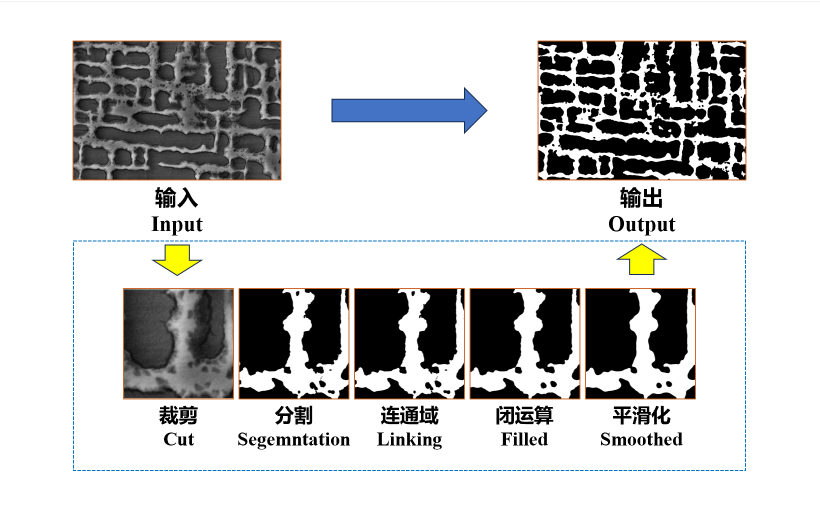
#> input picture assets/1.png, 1640 x 1022 px (shown at 1/2 size); its folder holds only this picture in this run
$ python -i feature_extraction.py   (imports and definitions only)
#> lines starting #> are read from the running program, lines starting #| are printed output that depends on the picture
#> further down, picture is the input picture: shape (1022, 1640, 3); mean B, G, R 200.8, 201.2, 201.3
"""
feature_extraction.py
Module 2: 图像特征提取
Pipeline: CCA → UMAP（调用训练好的 umap_model.pkl）→ min-max 归一化（umap_norm_params.pkl）
          + CLD（结果单位微米，不额外归一化）

关键变更（与旧版区别）：
  - UMAP 不再在批内 fit，改为 transform 到训练空间
  - UMAP 归一化用训练保存的 min/max，不用批内统计
  - ω、l 以微米直接输出，SIZE_NORM 归一化已移除
  - 对外接口字段名保持不变（omega_raw/norm, l_raw/norm, umap1_raw/norm, umap2_raw/norm）
    其中 omega_norm = omega_raw（微米），l_norm = l_raw（微米），
    命名保留 _norm 后缀是为了不破坏前端已有调用
"""

import numpy as np
import cv2
import os
from io import BytesIO
from numpy.fft import fft2, ifft2, fftshift
from sklearn.mixture import GaussianMixture
from typing import List, Dict, Tuple

# ─────────────────────────────────────────────
#  全局参数
# ─────────────────────────────────────────────
TARGET_SHAPE = (128, 128)   # CCA 特征图缩放尺寸
CLD_STEP     = 5            # CLD 旋转步长（度）

L_PIXS_MAP = {
    '3k': 1.0 / 87,
    '5k': 1.0 / 141,
    '8k': 1.0 / 222,
}

# ─────────────────────────────────────────────
#  UMAP 模型（由 app.py 启动时调用 load_umap_model 加载）
# ─────────────────────────────────────────────
_umap_model   = None   # 训练好的 UMAP transform 对象
_umap_norm    = None   # {'min1', 'max1', 'min2', 'max2'}


# [16 lines left out: function load_umap_model, not called in this run]


def is_umap_loaded() -> bool:
    return _umap_model is not None and _umap_norm is not None


# ─────────────────────────────────────────────
#  内部工具函数
# ─────────────────────────────────────────────
def _norm_01(a: np.ndarray) -> np.ndarray:
    a = a - np.min(a)
    return a / np.max(a) if np.max(a) > 0 else a


# [12 lines left out: function _decode_gray, not called in this run]


# ─────────────────────────────────────────────
#  CCA
# ─────────────────────────────────────────────
def _run_cca(img_float: np.ndarray,
             target_phase_is_white: bool = False) -> Tuple[np.ndarray, float]:
    """返回 (feature_vector [16384,], volume_fraction)。"""
#> called with target_phase_is_white = False
    bin_orig   = (img_float > 0.5).astype(np.float32)
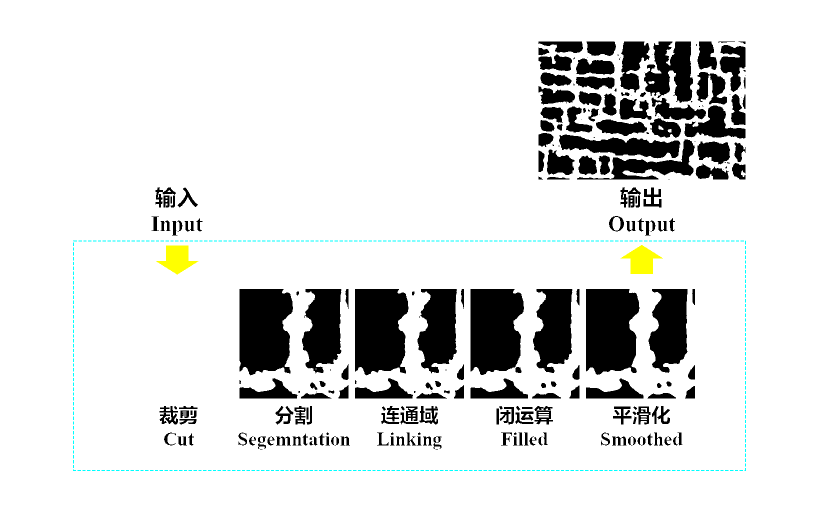
#> bin_orig: shape (1022, 1640, 3) float32 (shown at 1/2 size); mean B, G, R 0.872, 0.875, 0.872
    bin_flip   = 1.0 - bin_orig
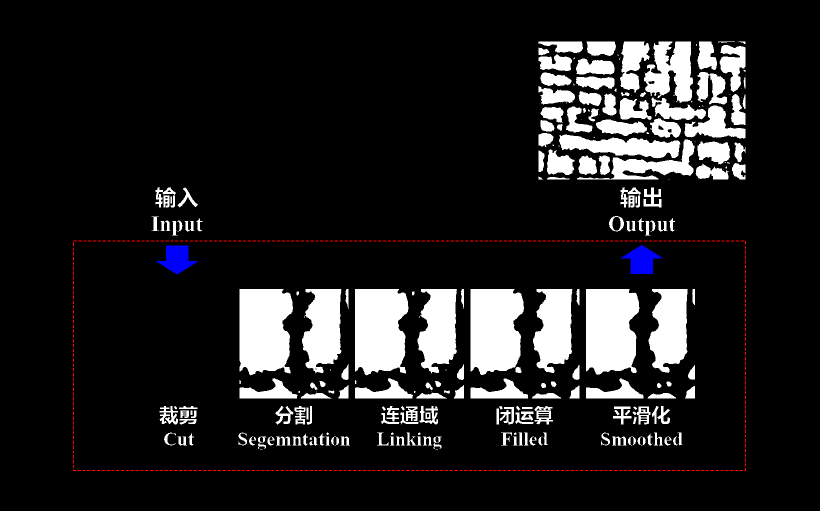
#> bin_flip: shape (1022, 1640, 3) float32 (shown at 1/2 size); mean B, G, R 0.128, 0.125, 0.128
    S          = bin_orig.size
#> S = 5028240
    F1         = fft2(bin_orig - np.mean(bin_orig))
    F2         = fft2(bin_flip - np.mean(bin_flip))
    cross_corr = fftshift(ifft2(F1 * np.conj(F2)).real) / S
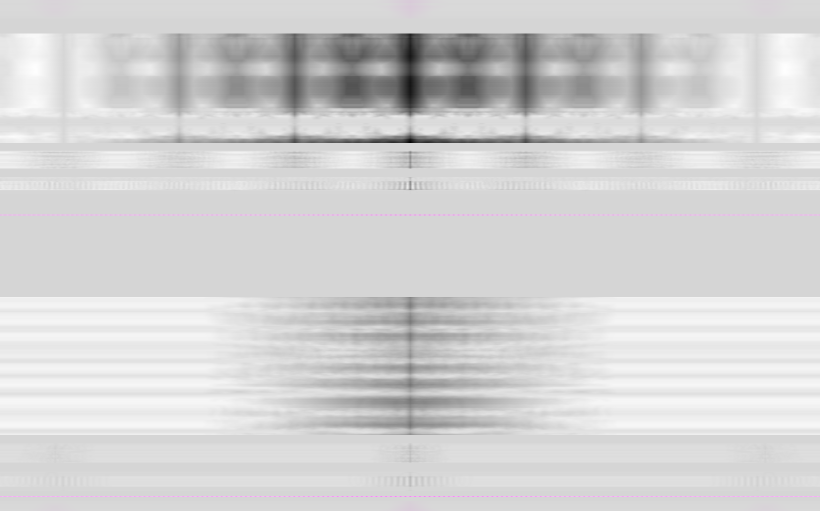
#> cross_corr: shape (1022, 1640, 3) float64 (shown at 1/2 size); mean of channels 0, 1, 2 -1.88e-05, -1.93e-05, -1.88e-05; drawn with min black and max white
    resized    = cv2.resize(_norm_01(cross_corr),
                            (TARGET_SHAPE[1], TARGET_SHAPE[0]),
                            interpolation=cv2.INTER_LINEAR)
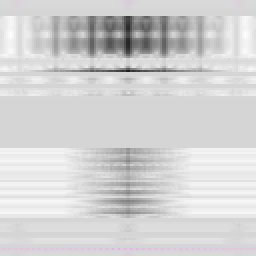
#> resized: shape (128, 128, 3) float64 (shown 2 times larger); mean of channels 0, 1, 2 0.831, 0.83, 0.831; drawn as B, G, R
    white_frac      = float(np.mean(bin_orig))
#> white_frac = 0.873
    volume_fraction = white_frac if target_phase_is_white else 1.0 - white_frac
#> volume_fraction = 0.127
    return resized.flatten(), volume_fraction


# ─────────────────────────────────────────────
#  CLD
# ─────────────────────────────────────────────
# [153 lines left out: functions _rotate_img, _cld_at_angle, _run_cld, _run_umap_transform, extract_features, not called in this run]

>>> import cv2
>>> picture = cv2.imread('assets/1.png')
>>> result = _run_cca(picture)

$ run again, on assets/2.png
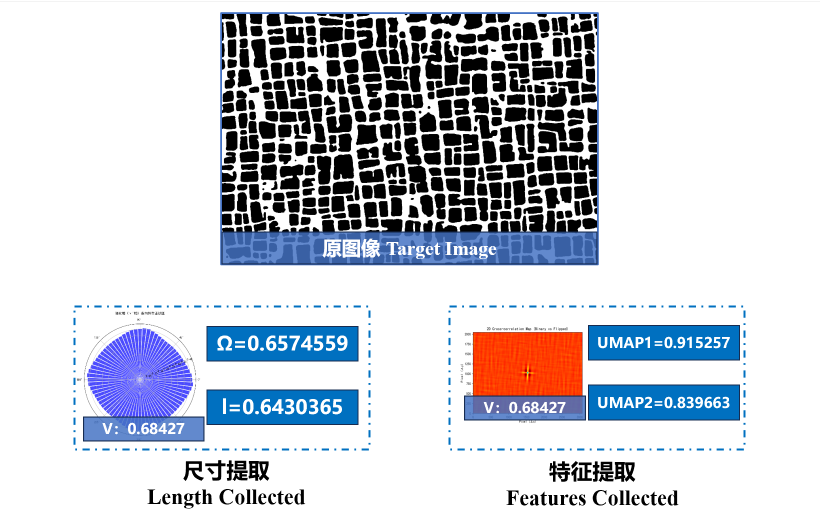
#> input picture assets/2.png, 1640 x 1029 px (shown at 1/2 size)
#> picture is the input picture: shape (1029, 1640, 3); mean B, G, R 211, 203.1, 199.7
#> in _run_cca, `cross_corr = fftshift(ifft2(F1 * np.conj(F2)).real) / S`:
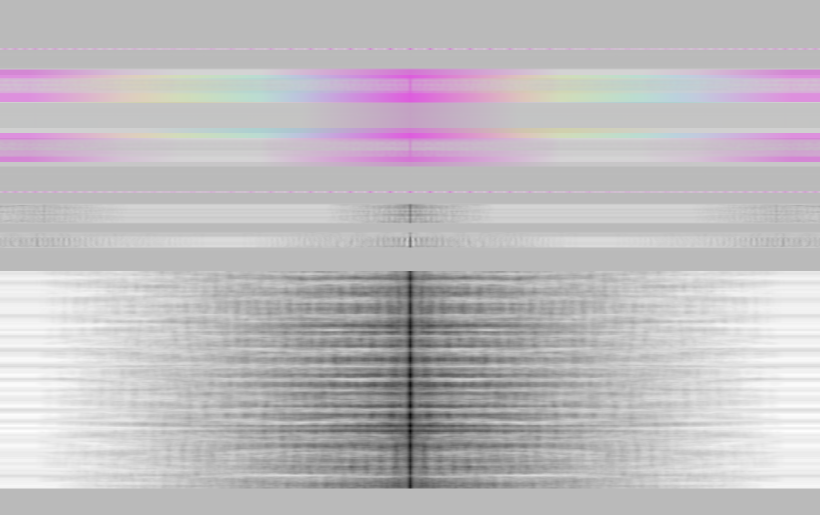
#> cross_corr: shape (1029, 1640, 3) float64 (shown at 1/2 size); mean of channels 0, 1, 2 -1.11e-05, -1.51e-05, -1.11e-05; drawn with min black and max white
#> in _run_cca, `resized    = cv2.resize(_norm_01(cross_corr), (TARGET_SHAPE[1], TARGET..`:
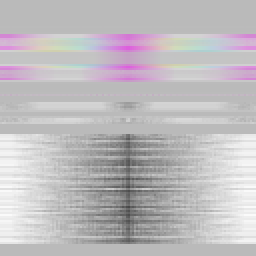
#> resized: shape (128, 128, 3) float64 (shown 2 times larger); mean of channels 0, 1, 2 0.753, 0.74, 0.753; drawn as B, G, R
#> white_frac = 0.866
#> volume_fraction = 0.134

$ run again, on assets/3.png
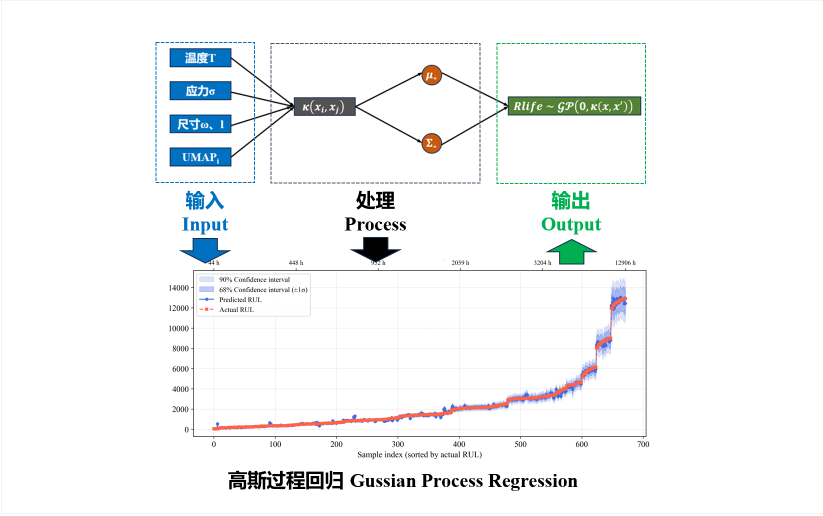
#> input picture assets/3.png, 1646 x 1031 px (shown at 1/2 size)
#> picture is the input picture: shape (1031, 1646, 3); mean B, G, R 246.7, 246.2, 244.4
#> in _run_cca, `bin_flip   = 1.0 - bin_orig`:
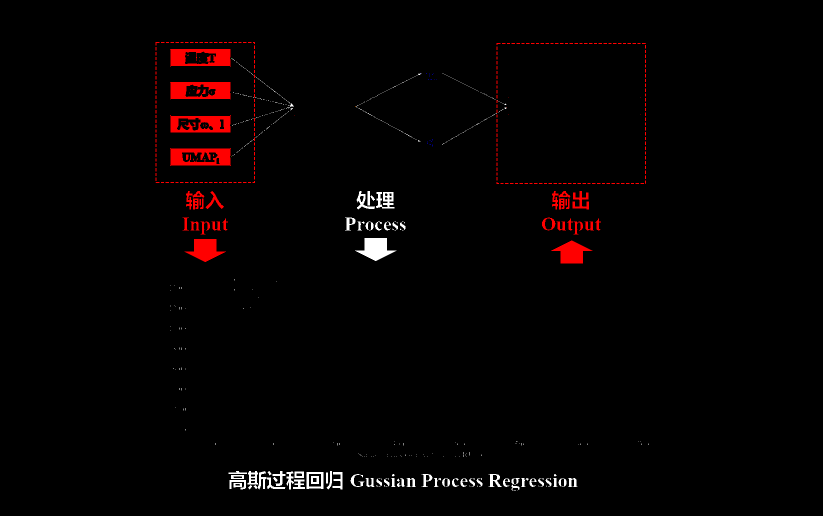
#> bin_flip: shape (1031, 1646, 3) float32 (shown at 1/2 size); mean B, G, R 0.00746, 0.00745, 0.0212
#> in _run_cca, `resized    = cv2.resize(_norm_01(cross_corr), (TARGET_SHAPE[1], TARGET..`:
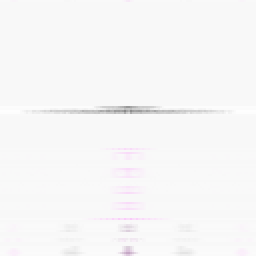
#> resized: shape (128, 128, 3) float64 (shown 2 times larger); mean of channels 0, 1, 2 0.974, 0.972, 0.974; drawn as B, G, R
#> white_frac = 0.988
#> volume_fraction = 0.012

$ run again, on assets/4.png
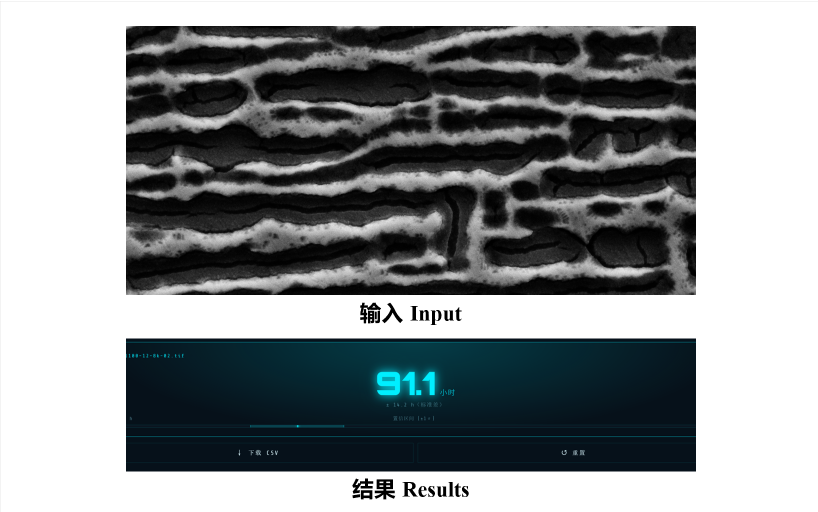
#> input picture assets/4.png, 1635 x 1024 px (shown at 1/2 size)
#> picture is the input picture: shape (1024, 1635, 3); mean B, G, R 144.8, 143.1, 138.7
#> in _run_cca, `cross_corr = fftshift(ifft2(F1 * np.conj(F2)).real) / S`:
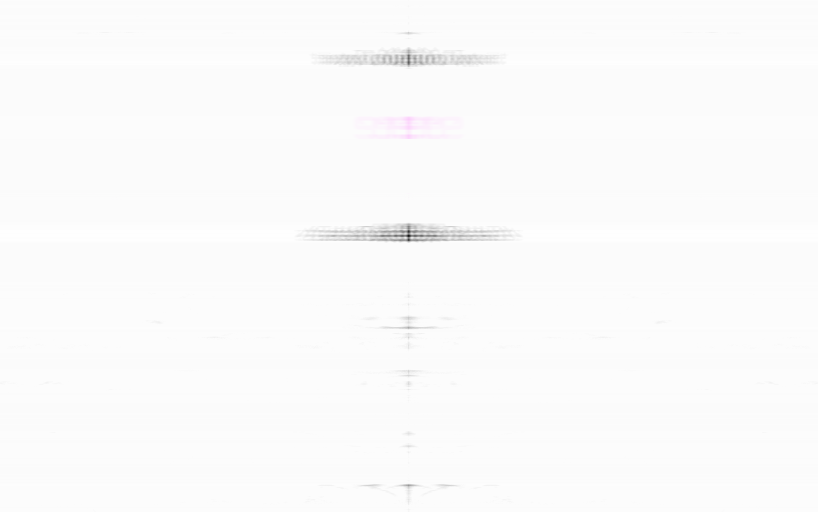
#> cross_corr: shape (1024, 1635, 3) float64 (shown at 1/2 size); mean of channels 0, 1, 2 -1.52e-07, -1.7e-07, -1.52e-07; drawn with min black and max white
#> in _run_cca, `resized    = cv2.resize(_norm_01(cross_corr), (TARGET_SHAPE[1], TARGET..`:
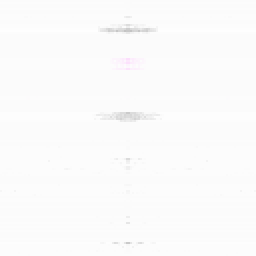
#> resized: shape (128, 128, 3) float64 (shown 2 times larger); mean of channels 0, 1, 2 0.987, 0.987, 0.987; drawn as B, G, R
#> white_frac = 0.994
#> volume_fraction = 0.00595
